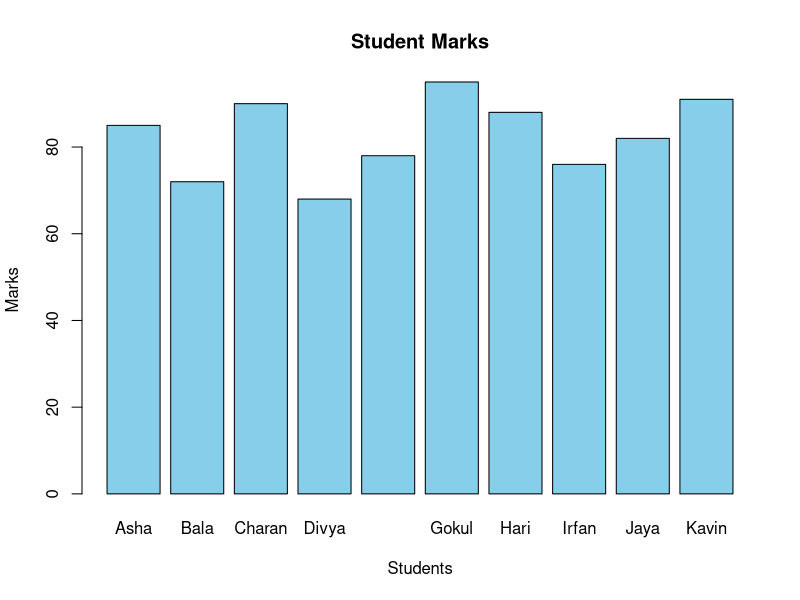
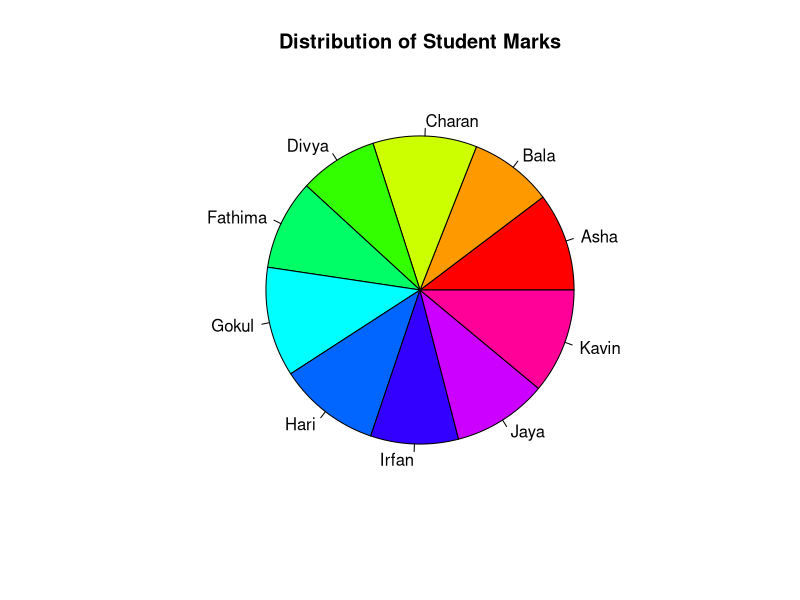
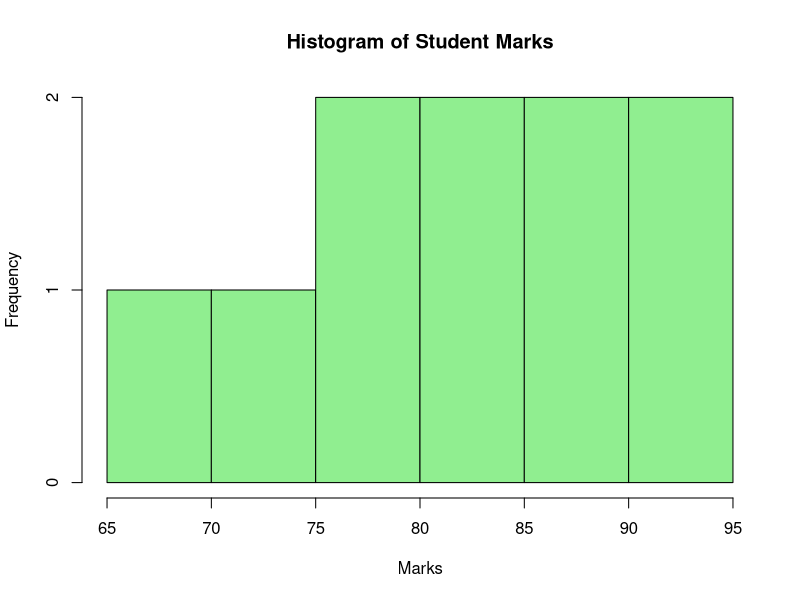
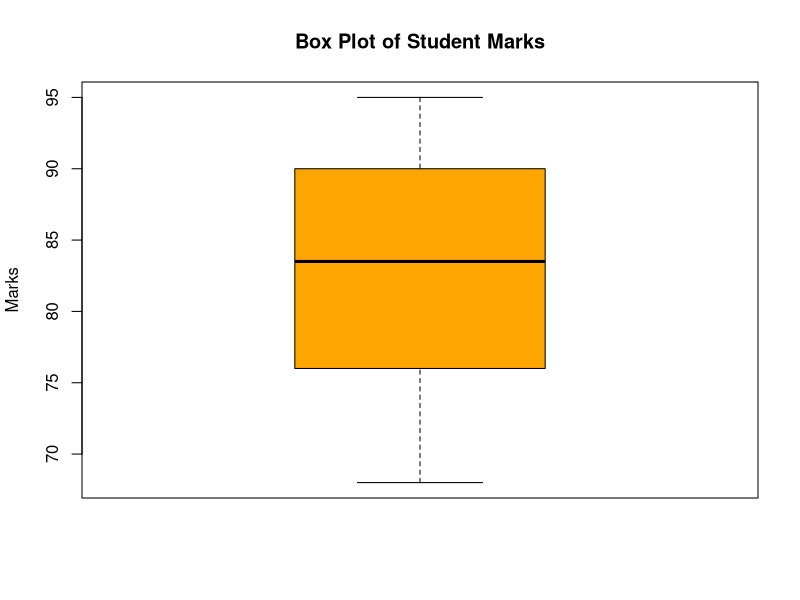
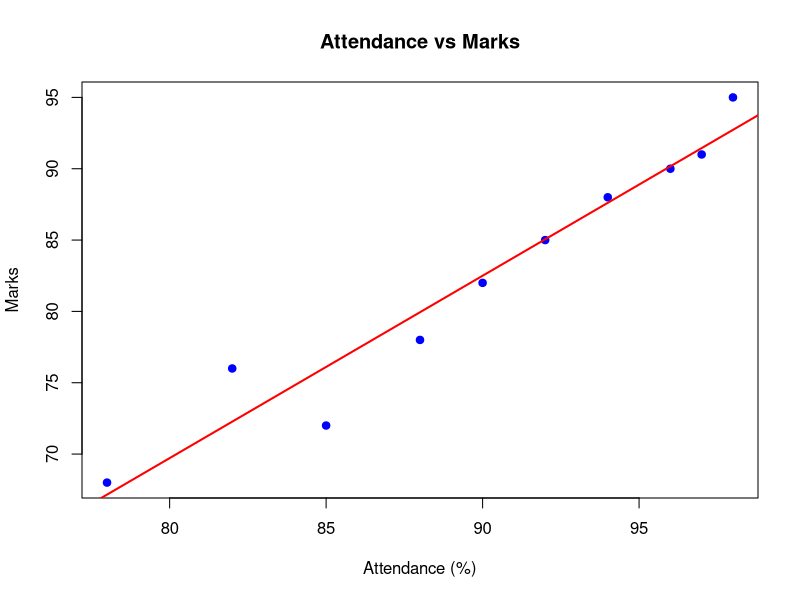
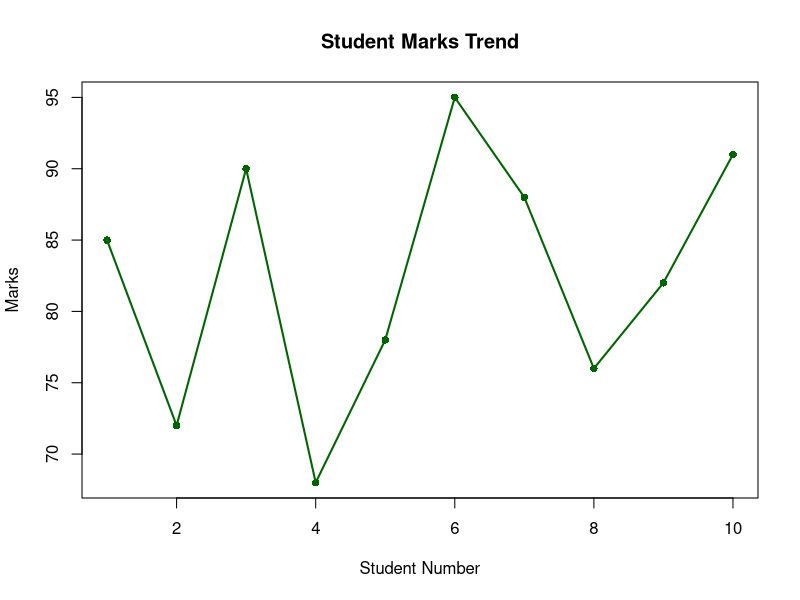
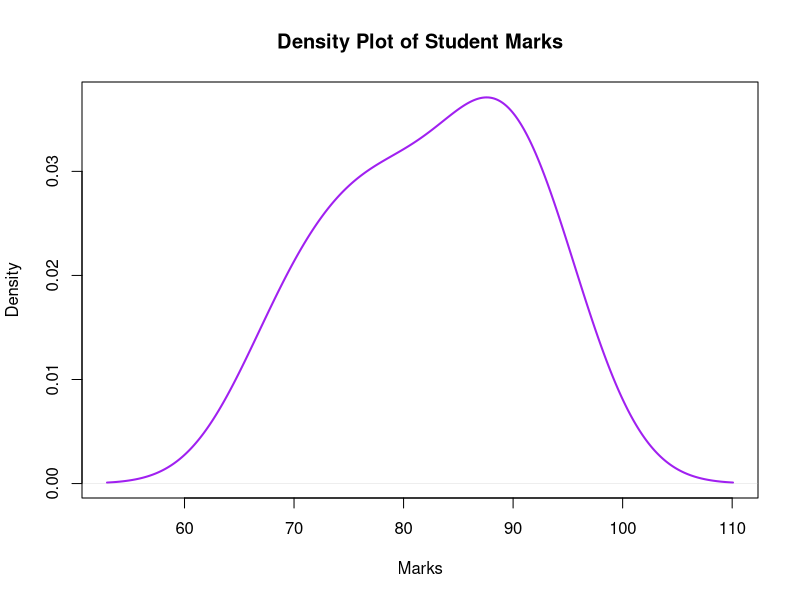
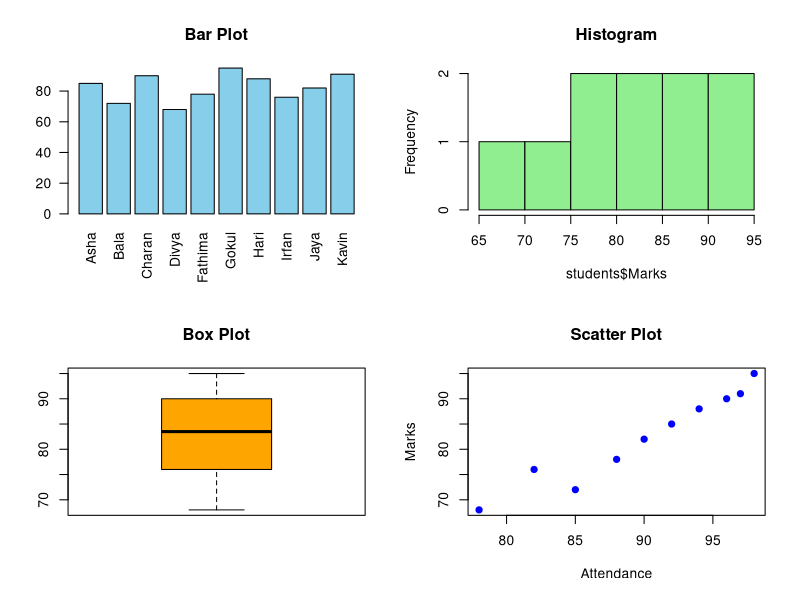

Here is the R script that generated these plots, in order:

students <- data.frame(
  Name = c("Asha", "Bala", "Charan", "Divya", "Fathima",
           "Gokul", "Hari", "Irfan", "Jaya", "Kavin"),
  Marks = c(85, 72, 90, 68, 78, 95, 88, 76, 82, 91),
  Attendance = c(92, 85, 96, 78, 88, 98, 94, 82, 90, 97)
)
print(students)
barplot(
students$Marks,
  names.arg = students$Name,
  main = "Student Marks",
  xlab = "Students",
  ylab = "Marks",
  col = "skyblue",
  border = "black"
)
pie(
  students$Marks,
  labels = students$Name,
  main = "Distribution of Student Marks",
  col = rainbow(length(students$Marks))
)

hist(
  students$Marks,
  main = "Histogram of Student Marks",
  xlab = "Marks",
  ylab = "Frequency",
  col = "lightgreen",
  border = "black"
)
# 5. Box Plot
boxplot(
  students$Marks,
  main = "Box Plot of Student Marks",
  ylab = "Marks",
  col = "orange"
)


# 6. Scatter Plot
plot(
  students$Attendance,
  students$Marks,
  main = "Attendance vs Marks",
  xlab = "Attendance (%)",
  ylab = "Marks",
  pch = 19,
  col = "blue"
)

# Add regression line
abline(
  lm(Marks ~ Attendance, data = students),
  col = "red",
  lwd = 2
)
# 7. Line Plot
plot(
  students$Marks,
  type = "o",
  main = "Student Marks Trend",
  xlab = "Student Number",
  ylab = "Marks",
  pch = 16,
  lwd = 2,
  col = "darkgreen"
)

# 8. Density Plot
density_marks <- density(students$Marks)
plot(
  density_marks,
  main = "Density Plot of Student Marks",
  xlab = "Marks",
  ylab = "Density",
  lwd = 2,
  col = "purple"
)


# 9. Multiple Plots in One Window

par(mfrow = c(2, 2))

# Bar Plot
barplot(
  students$Marks,
  names.arg = students$Name,
  main = "Bar Plot",
  col = "skyblue",
  las = 2
)

# Histogram
hist(
  students$Marks,
  main = "Histogram",
  col = "lightgreen"
)

# Box Plot
boxplot(
  students$Marks,
  main = "Box Plot",
  col = "orange"
)

# Scatter Plot
plot(
  students$Attendance,
  students$Marks,
  main = "Scatter Plot",
  xlab = "Attendance",
  ylab = "Marks",
  pch = 19,
  col = "blue"
)

# Reset plotting layout
par(mfrow = c(1, 1))
# 10. Summary Statistics
cat("Mean Marks:", mean(students$Marks), "\n")
cat("Median Marks:", median(students$Marks), "\n")
cat("Maximum Marks:", max(students$Marks), "\n")
cat("Minimum Marks:", min(students$Marks), "\n")
cat("Standard Deviation:", sd(students$Marks), "\n")
